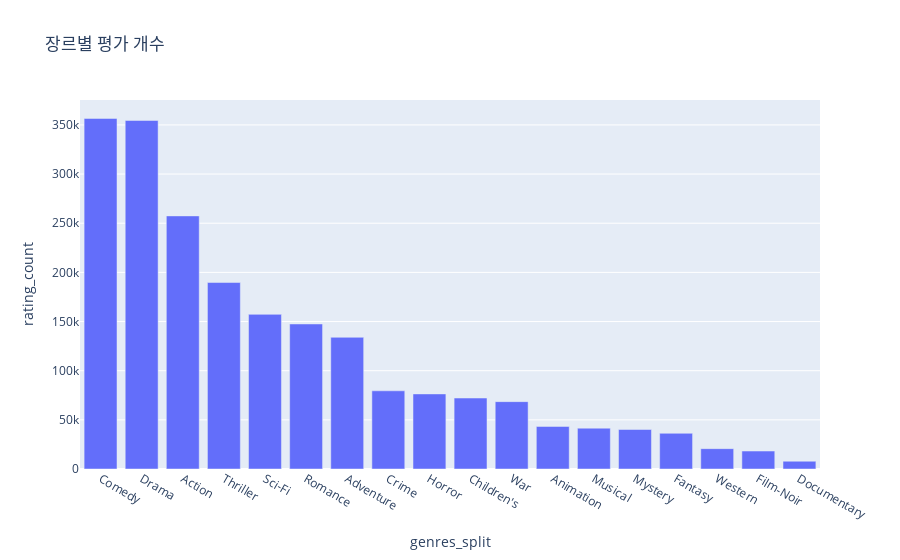

Notebook source saved alongside this figure:
### Markdown cell above
- 대부분 비슷한 평점을 가지고있지만 호러물은 상대적으로 낮은 평점을 가지고있다.
- 다큐멘터리가 높은 평점을 가지고있는데 장르별 평가 개수로 신뢰할 수 있는 값인지 확인해 보기
- x축: 장르
- y축: 평가 개수
- 확인시 평가 개수가 얼마 없어 편향되어있는 데이터라고 생각 할 수 있다. ( 확실한 취향이 있을 수 있음 )

### Code cell
# plotly 버전
px.bar(rating_by_genre_df, 
       x='genres_split', 
       y='rating_count', 
       height=350, 
       title='장르별 평가 개수').update_xaxes(categoryorder="total descending")

### Figure 1 — Plotly figure (JSON) as saved in the notebook; plotly's stock layout.template omitted (floating-point values rounded to 4 significant figures)
{"data": [{"hovertemplate": "genres_split=%{x}<br>rating_count=%{y}<extra></extra>", "legendgroup": "", "marker": {"color": "#636efa", "pattern": {"shape": ""}}, "name": "", "orientation": "v", "showlegend": false, "textposition": "auto", "type": "bar", "x": ["Horror", "Children's", "Fantasy", "Sci-Fi", "Adventure", "Action", "Comedy", "Thriller", "Romance", "Western", "Musical", "Mystery", "Animation", "Crime", "Drama", "War", "Documentary", "Film-Noir"], "xaxis": "x", "y": [76386, 72186, 36301, 157294, 133953, 257457, 356580, 189680, 147523, 20683, 41533, 40178, 43293, 79541, 354529, 68527, 7910, 18261], "yaxis": "y"}], "layout": {"autosize": true, "barmode": "relative", "legend": {"tracegroupgap": 0}, "title": {"text": "장르별 평가 개수"}, "xaxis": {"anchor": "y", "autorange": true, "categoryorder": "total descending", "domain": [0, 1], "range": [-0.5, 17.5], "title": {"text": "genres_split"}, "type": "category"}, "yaxis": {"anchor": "x", "autorange": true, "domain": [0, 1], "range": [0, 375300.0], "title": {"text": "rating_count"}, "type": "linear"}}}
